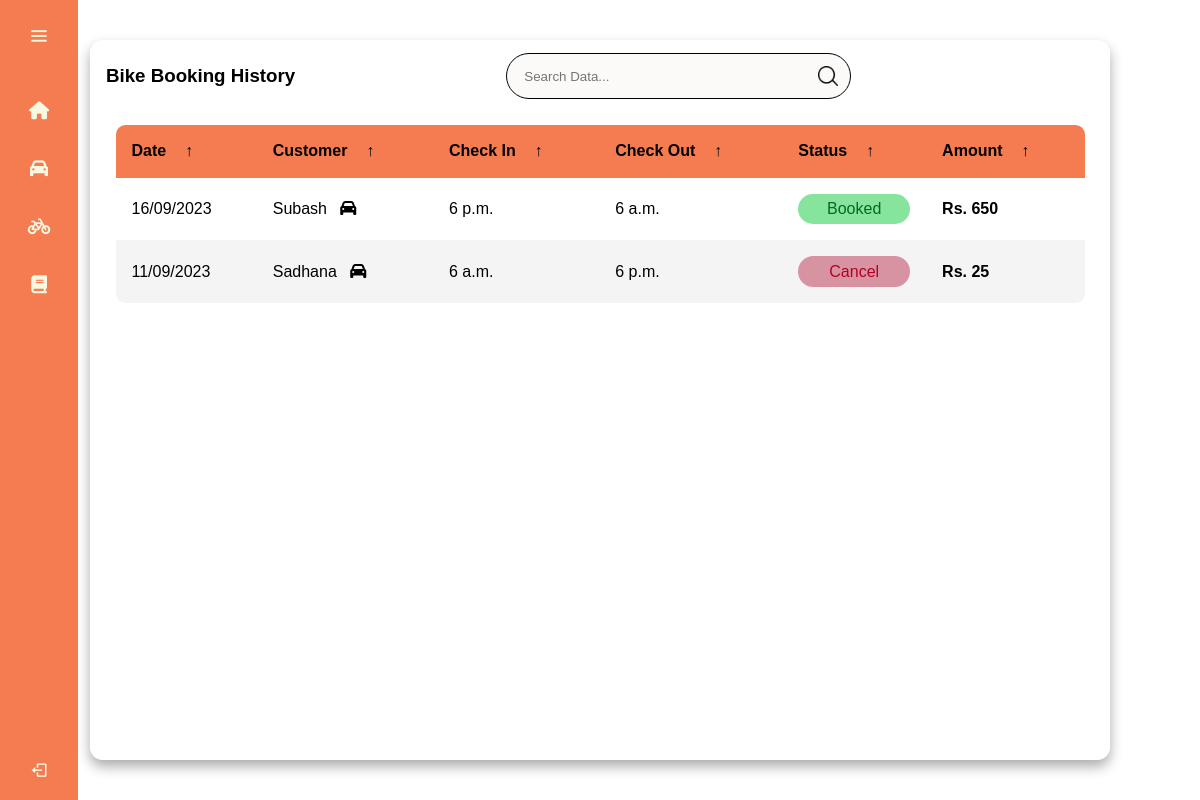
Screenshot of /owner/bookings/bike (signed in) with the database file from the repository.
### customer/models.py (models this page shows)
class Ticket(models.Model):
    parking_code = models.CharField(max_length=255, null=True, blank=True)
    code = models.CharField(max_length=255, null=True, blank=True)
    username = models.CharField(max_length=50,default="dibas")
    bookedSeat = models.CharField(max_length=10,default="")
    vehicle_type = models.CharField(max_length=255, null=True, blank=True)
    payment = models.BooleanField(default=False)
    amount = models.IntegerField(default=0)
    qr_code = models.ImageField(upload_to=upload_qr, null=True, blank=True)
    fine = models.IntegerField(null=True, blank=True)
    departureTime = models.TimeField(default='00:00:00')
    arrivalTime = models.TimeField(default='00:00:00')
    departureDate = models.DateField(null=True, blank=True)
    status = models.CharField(max_length=255, null=True, blank=True)
    vehicleID = models.CharField(max_length=50)
    booked_date = models.DateTimeField(null=True, blank=True)
    def __str__(self):
        return self.code

### open_park/views.py (the view)
# urls.py: path('bookings/bike', views.my_bike_bookings, name="my_bike_bookings"),
def my_bike_bookings(request):
    if request.user.is_authenticated and request.user.is_staff:
        owner_parking_codes = Parking.objects.filter(
            owner=request.user).values_list('code', flat=True)
        print(owner_parking_codes)
        parking_tickets = Ticket.objects.filter(
            parking_code__in=owner_parking_codes, vehicle_type='Bike')
        print(parking_tickets)
    else:
        return redirect('login')
    return render(request, 'open_park/bike.html', {'parking_tickets': parking_tickets})

### open_park/templates/open_park/bike.html (shortened to what this page needs)
{% load static %}
<!DOCTYPE html>
<html lang="en">
<head>
    <link href='https://unpkg.com/boxicons@2.0.7/css/boxicons.min.css' rel='stylesheet'>
     <link rel="stylesheet" href="{% static 'owner/css/main.css' %}">
     <link rel="stylesheet" href="{% static 'owner/css/carbike.css' %}">
   </head>
</head>
<body>
    <body>
        <div class="sidebar">
          <div class="logo-details">
              <i class='bx bx-menu' id="btn" ></i>
          </div>
          <ul class="nav-list">
            <li>
              <a href="{% url 'owner_dashboard' %}">
                  <i class="fa-sharp fa-solid fa-house"></i>
              </a>
            </li>
           <li>
             <a href="{% url 'my_car_bookings' %}">
              <i class="fa-solid fa-car"></i>
             </a>
           </li>
           <li>
             <a href="{% url 'my_bike_bookings' %}">
              <i class="fa-solid fa-bicycle"></i>
             </a>
           </li>
           <li>
            <a href="{% url 'my_active_bookings' %}">
             <i class="fa-solid fa-book"></i>
            </a>
          </li>
           <li class="profile">
               <div class="profile-details">
                <div class="profileimg">  </div>
                 <div class="name_job">
                   <div class="name">Ram</div>
                 </div>
               </div>
               <i class='bx bx-log-out' id="log_out" ></i>
           </li>
          </ul>
        </div>
        <section class="bike-section">
          <main class="table">
            <section class="table__header">
                <h1>Bike Booking History</h1>
                <div class="input-group">
                    <input type="search" placeholder="Search Data...">
                    <img src="{% static 'owner/img/search.png' %}" alt="">
                </div>
                <div class="export__file">
                    <label for="export-file" class="export__file-btn" title="Export File"></label>
                </div>
            </section>
            <section class="table__body">
                <table>
                    <thead>
                        <tr>
                            <th> Date <span class="icon-arrow">&UpArrow;</span></th>
                            <th> Customer <span class="icon-arrow">&UpArrow;</span></th>
                            <th> Check In <span class="icon-arrow">&UpArrow;</span></th>
                            <th> Check Out <span class="icon-arrow">&UpArrow;</span></th>
                            <th> Status <span class="icon-arrow">&UpArrow;</span></th>
                            <th> Amount <span class="icon-arrow">&UpArrow;</span></th>
                        </tr>
                    </thead>
                    <tbody>
                      {% for ticket in parking_tickets %}
                      <tr>
                        <td>{{ticket.booked_date|date:"d/m/Y"}} </td>
                        <td>{{ticket.username}} &nbsp; <i class="fa-solid fa-car"></i> </td>
                        <td> {{ticket.arrivalTime}}</td>
                        <td> {{ticket.departureTime}} </td>
                        {% if ticket.status == 'Cancel'%}
                        <td>
                          <p class="status cancelled">{{ticket.status}}</p>
                        </td>
                        {% elif ticket.status == "Reserved"%}
                        <td>
                          <p class="status pending">Reserved</p>
                        </td>
                        {% elif ticket.status == "Booked"%}
                        <td>
                          <p class="status delivered">Booked</p>
                        </td>
                        {% endif %}
                        <td> <strong>Rs. {{ticket.amount}}</strong></td>
                      </tr>
                      {% endfor %}
                    </tbody>
                </table>
            </section>
        </main>
        </section>
      </body>
</body>
</html>

### static/owner/css/main.css (style rules this page uses)
* { margin: 0; padding: 0; box-sizing: border-box; font-family: "Poppins" , sans-serif; }
.sidebar { position: fixed; left: 0; top: 0; height: 100%; width: 78px; background: #F57C51; padding: 6px 14px; z-index: 99; transition: all 0.5s ease; }
.sidebar .logo-details { height: 60px; display: flex; align-items: center; position: relative; }
.sidebar .logo-details #btn { position: absolute; top: 50%; right: 0; transform: translateY(-50%); font-size: 22px; transition: all 0.4s ease; font-size: 23px; text-align: center; cursor: pointer; transition: all 0.5s ease; }
.sidebar i { color: #F6F8E2; height: 60px; min-width: 50px; font-size: 28px; text-align: center; line-height: 60px; }
.sidebar .nav-list { margin-top: 20px; height: 100%; }
.sidebar li { position: relative; margin: 8px 0; list-style: none; }
.sidebar li a { display: flex; height: 100%; width: 100%; border-radius: 12px; align-items: center; text-decoration: none; transition: all 0.4s ease; background:#F57C51; }
.sidebar li i { height: 50px; line-height: 50px; font-size: 18px; border-radius: 12px; }
.sidebar li.profile { position: fixed; height: 60px; width: 78px; left: 0; bottom: -8px; padding: 10px 14px; background: #F57C51; transition: all 0.5s ease; overflow: hidden; }
.sidebar li .profile-details { display: flex; align-items: center; flex-wrap: nowrap; }
.sidebar li.profile .name, .sidebar li.profile .job { font-size: 15px; font-weight: 400; color: #F6F8E2; white-space: nowrap; }
.sidebar .profile #log_out { position: absolute; top: 50%; right: 0; transform: translateY(-50%); background: #F57C51; width: 100%; height: 60px; line-height: 60px; border-radius: 0px; transition: all 0.5s ease; }

### static/owner/css/carbike.css (style rules this page uses)
* { margin: 0; padding: 0; box-sizing: border-box; font-family: sans-serif; }
body { min-height: 100vh; background: white; display: flex; justify-content: center; align-items: center; }
main.table { width: 85vw; height: 90vh; background-color: #fff5; backdrop-filter: blur(7px); box-shadow: 0 .4rem .8rem #0005; border-radius: .8rem; overflow: hidden; }
.table__header { width: 100%; height: 10%; background-color: #fff4; padding: .8rem 1rem; display: flex; justify-content: space-between; align-items: center; }
.table__header .input-group { width: 35%; height: 100%; background-color: rgba(246, 236, 236, 0.333); border: solid 0.5px; padding: 0 .8rem; border-radius: 2rem; display: flex; justify-content: center; align-items: center; transition: .2s; }
.table__header .input-group img { width: 1.2rem; height: 1.2rem; }
.table__header .input-group input { width: 100%; padding: 0 .5rem 0 .3rem; background-color: transparent; border: none; outline: none; }
.table__body { width: 95%; max-height: calc(89% - 1.6rem); background-color: #fff; margin: .8rem auto; border-radius: .6rem; overflow: auto; overflow: overlay; }
table { width: 100%; }
table, th, td { border-collapse: collapse; padding: 1rem; text-align: left; }
thead th { position: sticky; top: 0; left: 0; background-color: #F57C51; cursor: pointer; text-transform: capitalize; }
tbody tr:nth-child(even) { background-color: #0000000b; }
tbody tr { --delay: .1s; transition: .5s ease-in-out var(--delay), background-color 0s; }
tbody tr td, tbody tr td p, tbody tr td img { transition: .2s ease-in-out; }
.status { padding: .4rem 0; border-radius: 2rem; text-align: center; }
.status.delivered { background-color: #86e49d; color: #006b21; }
.status.cancelled { background-color: #d893a3; color: #b30021; }
thead th span.icon-arrow { display: inline-block; width: 1.3rem; height: 1.3rem; border-radius: 50%; border: 1.4px solid transparent; text-align: center; font-size: 1rem; margin-left: .5rem; transition: .2s ease-in-out; }
.export__file { position: relative; }

### rows the page displays
Ticket: booked_date "16/09/2023", username "Subash", arrivalTime "6 p.m.", departureTime "6 a.m.", status "Booked"
Ticket: booked_date "11/09/2023", username "Sadhana", arrivalTime "6 a.m.", departureTime "6 p.m.", status "Cancel", amount "25"
